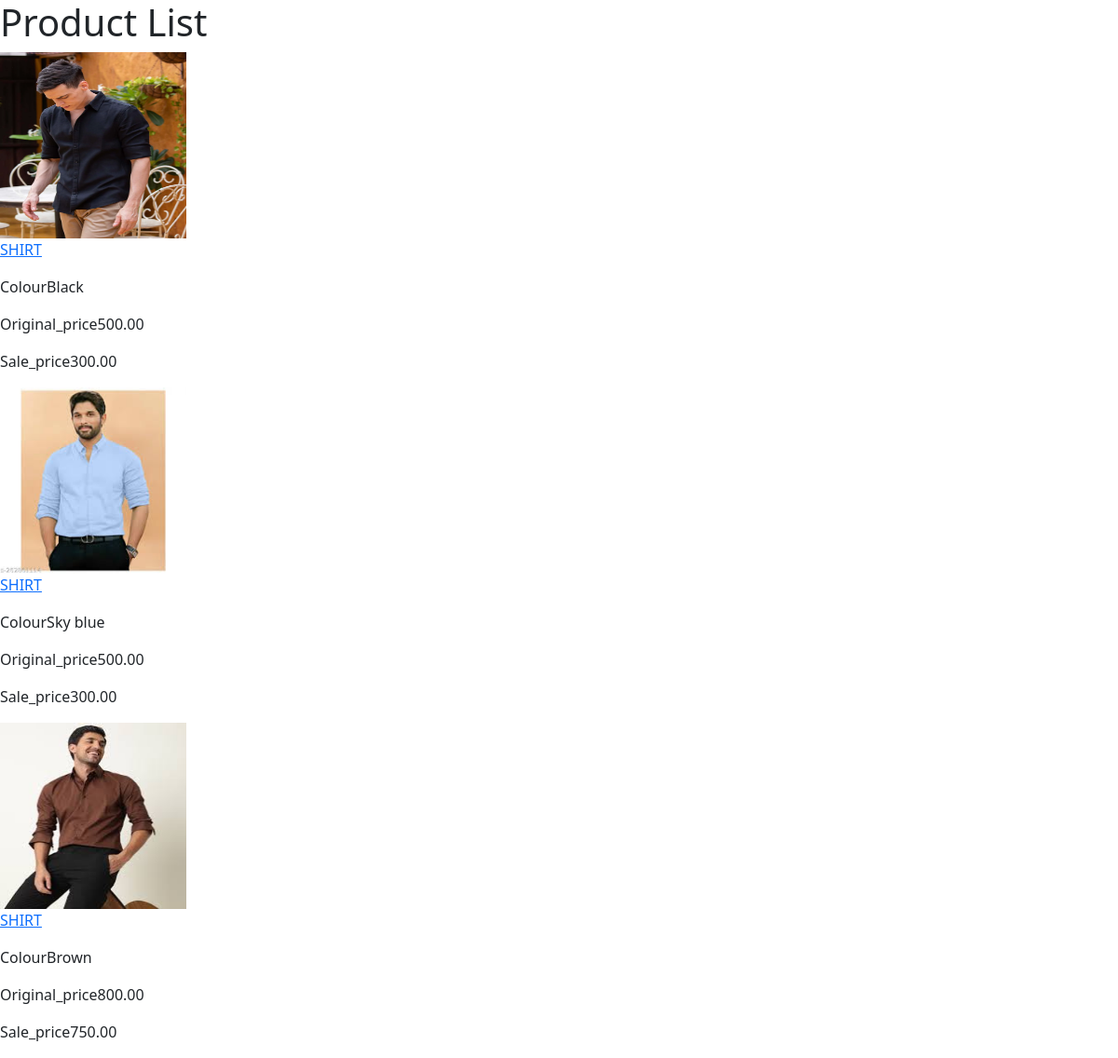
The app's page /category/mens wear Shirt-Relaxed-fit-shirt-for-men/ with its own data.
### app/models.py (models this page shows, shortened)
class ProductItem(models.Model):
    product_item_id = models.AutoField(primary_key=True)
    product = models.ForeignKey(Product, on_delete=models.CASCADE)
    colour = models.ForeignKey(Colour, on_delete=models.CASCADE)
    original_price = models.DecimalField(max_digits=10, decimal_places=2)
    sale_price = models.DecimalField(max_digits=10, decimal_places=2)
    image1=models.ImageField(upload_to='product_images/',blank=True,null=True)
    image2=models.ImageField(upload_to='product_images/',blank=True,null=True)
    image3=models.ImageField(upload_to='product_images/',blank=True,null=True)
    image4=models.ImageField(upload_to='product_images/',blank=True,null=True)
    slug=models.CharField(max_length=100,blank=True,null=True)

class Product(models.Model):
    product_id = models.AutoField(primary_key=True)
    product_category = models.ForeignKey(ProductCategory, on_delete=models.CASCADE)
    brand = models.ForeignKey(Brand, on_delete=models.CASCADE)
    product_name = models.CharField(max_length=255)
    product_description = models.TextField()
    model_height = models.FloatField(blank=True,null=True)
    model_wearing = models.CharField(max_length=255,blank=True,null=True)
    care_instructions = models.TextField(blank=True,null=True)
    about = models.TextField(blank=True,null=True)

class Colour(models.Model):
    colour_id = models.AutoField(primary_key=True)
    colour_name = models.CharField(max_length=50)

### app/views.py (the view)
# urls.py: path('category/<slug>/', views.categoryView, name='category'),
def categoryView(request,slug):
    if ProductCategory.objects.filter(slug=slug).exists():
        category=ProductCategory.objects.get(slug=slug)
        products=Product.objects.filter(product_category__exact= category)
        product_items=ProductItem.objects.filter(product__in=products)
        context={
            'products':product_items
        }
        return render(request,'products_category.html',context)
    return HttpResponse('Invalid category')

### template/products_category.html (shortened to what this page needs)
{% extends 'base.html' %}
{% block content %}
    <h1>Product List</h1>
    <table border="1">
        <tbody>
            {% for product in products %}
            <div>
                <a href="{% url 'product_view' product.slug %}"><img src="{{product.image1.url}}" width="200px" height="200px">
                <p>{{product.product.product_name}}</p></a>
                <p>Colour{{product.colour.colour_name}}</p>
                <p>Original_price{{ product.original_price}}</p>
                <p>Sale_price{{product.sale_price}}</p>
            </div>
            {% endfor %}
        </tbody>
    </table>
{% endblock %}

### records on screen
ProductItem: image1 (picture), product.product_name "SHIRT", colour.colour_name "Black", original_price "500.00", sale_price "300.00"
ProductItem: image1 (picture), product.product_name "SHIRT", colour.colour_name "Sky blue", original_price "500.00", sale_price "300.00"
ProductItem: image1 (picture), product.product_name "SHIRT", colour.colour_name "Brown", original_price "800.00", sale_price "750.00"
